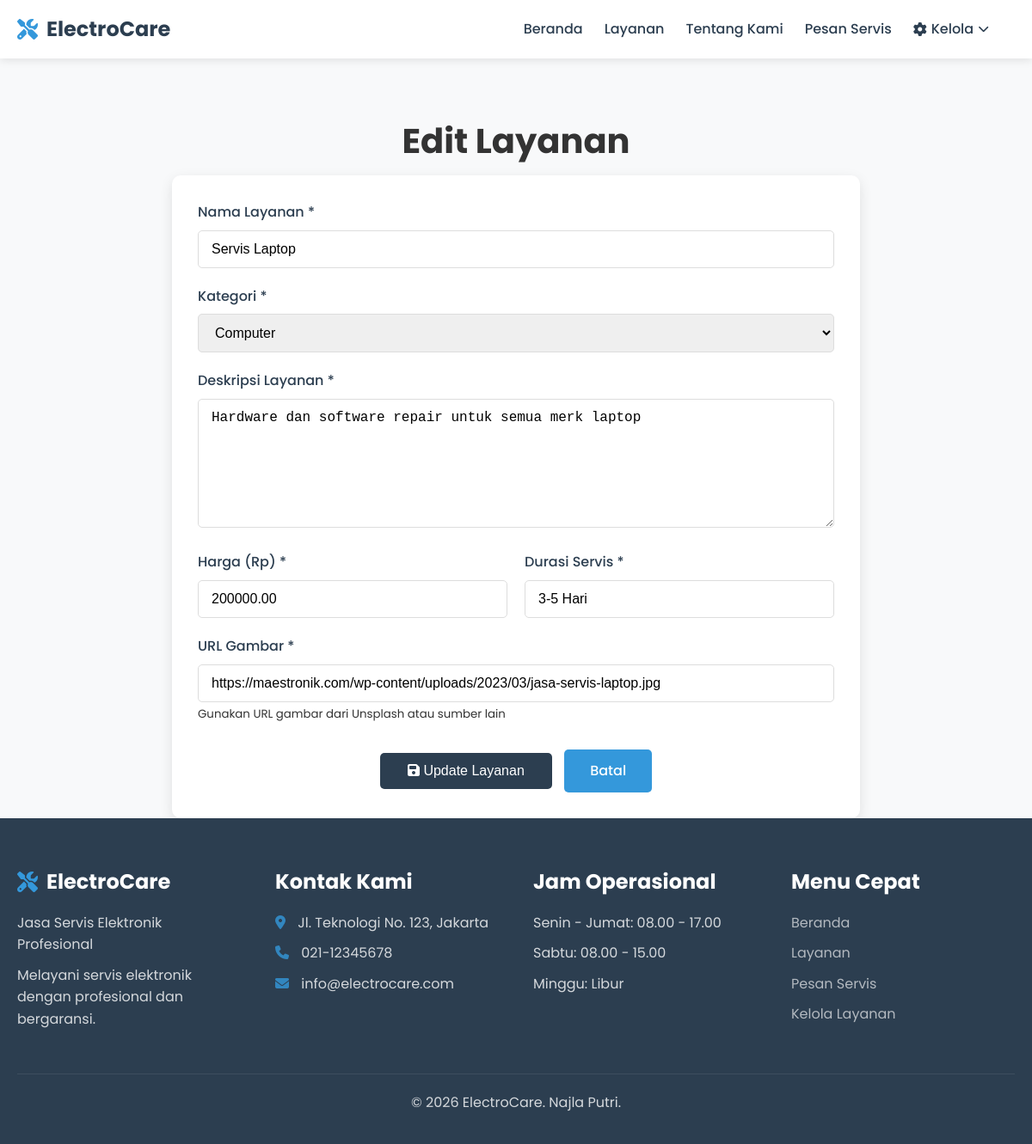
Page /kelola_layanan.php?edit=5 on the committed database.
### tables this page shows
CREATE TABLE `services` (
  `id` int(11) NOT NULL,
  `name` varchar(100) NOT NULL,
  `description` text DEFAULT NULL,
  `price` decimal(10,2) NOT NULL,
  `image_url` varchar(255) DEFAULT NULL,
  `category` varchar(50) DEFAULT NULL,
  `duration` varchar(50) DEFAULT NULL,
  `created_at` timestamp NOT NULL DEFAULT current_timestamp()
);

### kelola_layanan.php (the view, shortened to what this page needs)
<?php
require_once 'includes/database.php';
$edit_mode = false;
$edit_data = null;
if (isset($_GET['edit'])) {
    $edit_id = mysqli_real_escape_string($conn, $_GET['edit']);
    $edit_query = "SELECT * FROM services WHERE id = '$edit_id'";
    $edit_result = mysqli_query($conn, $edit_query);
    if (mysqli_num_rows($edit_result) > 0) {
        $edit_mode = true;
        $edit_data = mysqli_fetch_assoc($edit_result);
    }
}
$manage_mode = (isset($_GET['action']) && $_GET['action'] == 'manage' && !isset($_GET['edit']));
?>
<?php
if ($edit_mode) {
    $page_title = "Edit Layanan";
} elseif ($manage_mode) {
    $page_title = "Kelola Layanan";
} else {
    $page_title = "Tambah Layanan";
}
include 'includes/header.php';
?>
<div class="container admin-container">
    <h1 class="text-center"><?php echo $page_title; ?></h1>
    <?php if ($edit_mode || !$manage_mode): ?>
    <div class="form-container" style="max-width: 800px;">
        <form method="POST" action="">
            <div class="form-group">
                <label for="name">Nama Layanan *</label>
                <input type="text" name="name" id="name" class="form-control"
                       value="<?php echo $edit_mode ? htmlspecialchars($edit_data['name']) : ''; ?>" required>
            </div>
            <div class="form-group">
                <label for="category">Kategori *</label>
                <select name="category" id="category" class="form-control" required>
                    <option value="Computer" <?php echo ($edit_mode && $edit_data['category'] == 'Computer') ? 'selected' : ''; ?>>Computer</option>
                </select>
            </div>
            <div class="form-group">
                <label for="description">Deskripsi Layanan *</label>
                <textarea name="description" id="description" class="form-control" rows="4" required><?php echo $edit_mode ? htmlspecialchars($edit_data['description']) : ''; ?></textarea>
            </div>
            <div style="display: grid; grid-template-columns: 1fr 1fr; gap: 20px;">
                <div class="form-group">
                    <label for="price">Harga (Rp) *</label>
                    <input type="number" name="price" id="price" class="form-control" min="0"
                           value="<?php echo $edit_mode ? $edit_data['price'] : ''; ?>" required>
                </div>
                <div class="form-group">
                    <label for="duration">Durasi Servis *</label>
                    <input type="text" name="duration" id="duration" class="form-control"
                           value="<?php echo $edit_mode ? htmlspecialchars($edit_data['duration']) : ''; ?>" placeholder="Contoh: 2-3 Jam" required>
                </div>
            </div>
            <div class="form-group">
                <label for="image_url">URL Gambar *</label>
                <input type="url" name="image_url" id="image_url" class="form-control"
                       value="<?php echo $edit_mode ? htmlspecialchars($edit_data['image_url']) : ''; ?>" required>
                <small>Gunakan URL gambar dari Unsplash atau sumber lain</small>
            </div>
            <div class="text-center" style="margin-top: 30px;">
                <button type="submit" class="btn-primary" style="width: 200px;">
                    <i class="fas fa-save"></i> <?php echo $edit_mode ? 'Update Layanan' : 'Simpan Layanan'; ?>
                </button>
                <a href="kelola_layanan.php?action=manage" class="btn-secondary" style="margin-left: 10px;">Batal</a>
            </div>
        </form>
    </div>
    <?php endif; ?>
</div>
<?php include 'includes/footer.php'; ?>

### css/style.css (style rules this page uses)
* { margin: 0; padding: 0; box-sizing: border-box; }
body { font-family: 'Poppins', sans-serif; line-height: 1.6; color: #333; background-color: #f8f9fa; }
.container { width: 100%; max-width: 1200px; margin: 0 auto; padding: 0 20px; }
h1, h2, h3, h4 { font-weight: 700; line-height: 1.2; margin-bottom: 1rem; }
h1 { font-size: 2.5rem; }
.btn-primary, .btn-secondary, .btn-service { display: inline-block; padding: 12px 30px; border-radius: 5px; text-decoration: none; font-weight: 500; transition: all 0.3s ease; border: none; cursor: pointer; font-size: 1rem; }
.btn-primary { background-color: #2c3e50; color: white; }
.btn-secondary { background-color: #3498db; color: white; margin-left: 10px; }
.text-center { text-align: center; margin-top: 40px; }
.form-container { max-width: 600px; margin: 0 auto; padding: 30px; background-color: white; border-radius: 10px; box-shadow: 0 5px 15px rgba(0,0,0,0.1); }
.form-group { margin-bottom: 20px; }
.form-group label { display: block; margin-bottom: 8px; font-weight: 500; color: #2c3e50; }
.form-control { width: 100%; padding: 12px 15px; border: 1px solid #ddd; border-radius: 5px; font-size: 1rem; transition: border-color 0.3s; }
textarea.form-control { min-height: 150px; resize: vertical; }
.admin-container { padding-top: 100px; min-height: calc(100vh - 300px); }

### rows in the picture
services: name "Servis Laptop", category "Computer", description "Hardware dan software repair untuk semua merk laptop", price "200000.00", duration "3-5 Hari", image_url "https://maestronik.com/wp-content/uploads/2023/03/jasa-servis-laptop.jpg"

### other values in the picture
SITE_NAME "ElectroCare"
$page_title "Edit Layanan"
SITE_TAGLINE "Jasa Servis Elektronik Profesional"
